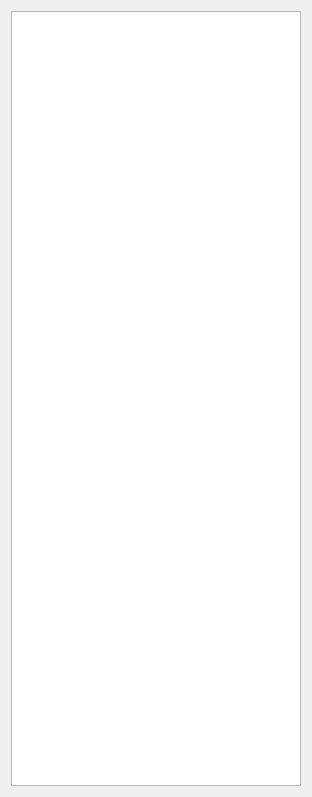
<?xml version="1.0" encoding="UTF-8"?>
<ui version="4.0">
 <class>Form</class>
 <widget class="QWidget" name="Form">
  <property name="geometry">
   <rect>
    <x>0</x>
    <y>0</y>
    <width>312</width>
    <height>797</height>
   </rect>
  </property>
  <property name="windowTitle">
   <string>Form</string>
  </property>
  <layout class="QHBoxLayout" name="horizontalLayout">
   <item>
    <widget class="QTableView" name="subjects_tableview"/>
   </item>
  </layout>
 </widget>
 <resources/>
 <connections/>
</ui>
